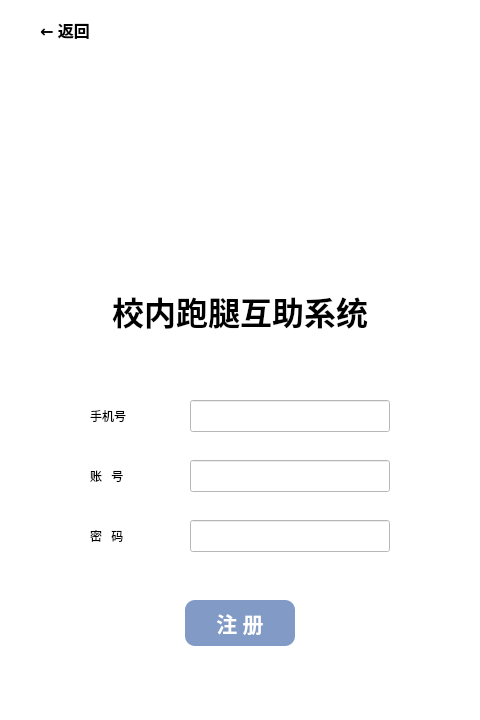
<?xml version="1.0" encoding="UTF-8"?>
<ui version="4.0">
 <class>Register</class>
 <widget class="QWidget" name="Register">
  <property name="geometry">
   <rect>
    <x>0</x>
    <y>0</y>
    <width>480</width>
    <height>720</height>
   </rect>
  </property>
  <property name="windowTitle">
   <string>Form</string>
  </property>
  <property name="styleSheet">
   <string notr="true">background-color: rgb(255, 255, 255);</string>
  </property>
  <widget class="QLabel" name="label_4">
   <property name="geometry">
    <rect>
     <x>70</x>
     <y>280</y>
     <width>340</width>
     <height>61</height>
    </rect>
   </property>
   <property name="font">
    <font>
     <family>微软雅黑</family>
     <pointsize>24</pointsize>
     <weight>75</weight>
     <bold>true</bold>
    </font>
   </property>
   <property name="text">
    <string>校内跑腿互助系统</string>
   </property>
   <property name="alignment">
    <set>Qt::AlignCenter</set>
   </property>
  </widget>
  <widget class="QLabel" name="label_3">
   <property name="geometry">
    <rect>
     <x>90</x>
     <y>460</y>
     <width>70</width>
     <height>32</height>
    </rect>
   </property>
   <property name="font">
    <font>
     <family>微软雅黑</family>
    </font>
   </property>
   <property name="text">
    <string>账   号</string>
   </property>
  </widget>
  <widget class="QLineEdit" name="lineEdit">
   <property name="geometry">
    <rect>
     <x>190</x>
     <y>400</y>
     <width>200</width>
     <height>32</height>
    </rect>
   </property>
  </widget>
  <widget class="QLabel" name="label_2">
   <property name="geometry">
    <rect>
     <x>90</x>
     <y>400</y>
     <width>70</width>
     <height>32</height>
    </rect>
   </property>
   <property name="font">
    <font>
     <family>微软雅黑</family>
    </font>
   </property>
   <property name="text">
    <string>手机号</string>
   </property>
  </widget>
  <widget class="QPushButton" name="pushButton_login">
   <property name="geometry">
    <rect>
     <x>185</x>
     <y>600</y>
     <width>110</width>
     <height>46</height>
    </rect>
   </property>
   <property name="font">
    <font>
     <family>微软雅黑</family>
     <pointsize>16</pointsize>
     <weight>75</weight>
     <bold>true</bold>
    </font>
   </property>
   <property name="styleSheet">
    <string notr="true">color: rgb(255, 255, 255);
border-radius: 10px;  border: 2px;
background-color: rgb(129, 155, 198);</string>
   </property>
   <property name="text">
    <string>注 册</string>
   </property>
  </widget>
  <widget class="QLineEdit" name="lineEdit_2">
   <property name="geometry">
    <rect>
     <x>190</x>
     <y>460</y>
     <width>200</width>
     <height>32</height>
    </rect>
   </property>
  </widget>
  <widget class="QLabel" name="label_5">
   <property name="geometry">
    <rect>
     <x>140</x>
     <y>100</y>
     <width>200</width>
     <height>200</height>
    </rect>
   </property>
   <property name="text">
    <string/>
   </property>
   <property name="pixmap">
    <pixmap resource="../image.qrc">:/prefix/images/logo.jpg</pixmap>
   </property>
   <property name="scaledContents">
    <bool>true</bool>
   </property>
  </widget>
  <widget class="QLabel" name="label_6">
   <property name="geometry">
    <rect>
     <x>90</x>
     <y>520</y>
     <width>70</width>
     <height>32</height>
    </rect>
   </property>
   <property name="font">
    <font>
     <family>微软雅黑</family>
    </font>
   </property>
   <property name="text">
    <string>密   码</string>
   </property>
  </widget>
  <widget class="QLineEdit" name="lineEdit_3">
   <property name="geometry">
    <rect>
     <x>190</x>
     <y>520</y>
     <width>200</width>
     <height>32</height>
    </rect>
   </property>
  </widget>
  <widget class="QPushButton" name="pushButton_return">
   <property name="geometry">
    <rect>
     <x>10</x>
     <y>10</y>
     <width>110</width>
     <height>40</height>
    </rect>
   </property>
   <property name="font">
    <font>
     <family>微软雅黑</family>
     <pointsize>12</pointsize>
     <weight>75</weight>
     <bold>true</bold>
    </font>
   </property>
   <property name="styleSheet">
    <string notr="true"/>
   </property>
   <property name="text">
    <string>← 返回</string>
   </property>
   <property name="flat">
    <bool>true</bool>
   </property>
  </widget>
  <zorder>label_5</zorder>
  <zorder>label_4</zorder>
  <zorder>label_3</zorder>
  <zorder>lineEdit</zorder>
  <zorder>label_2</zorder>
  <zorder>pushButton_login</zorder>
  <zorder>lineEdit_2</zorder>
  <zorder>label_6</zorder>
  <zorder>lineEdit_3</zorder>
  <zorder>pushButton_return</zorder>
 </widget>
 <resources>
  <include location="../image.qrc"/>
  <include location="../image.qrc"/>
  <include location="image.qrc"/>
 </resources>
 <connections/>
</ui>
